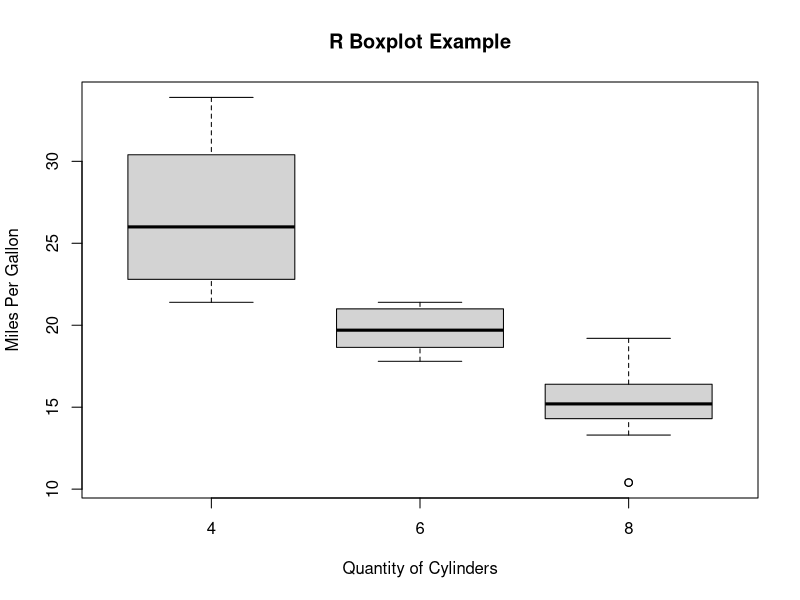

Generate this figure with R:
png(file = "boxplot.png")  
# Plotting the chart.  
boxplot(mpg ~ cyl, data = mtcars, xlab = "Quantity of Cylinders",  
        ylab = "Miles Per Gallon", main = "R Boxplot Example")  
# Save the file.  
dev.off()  